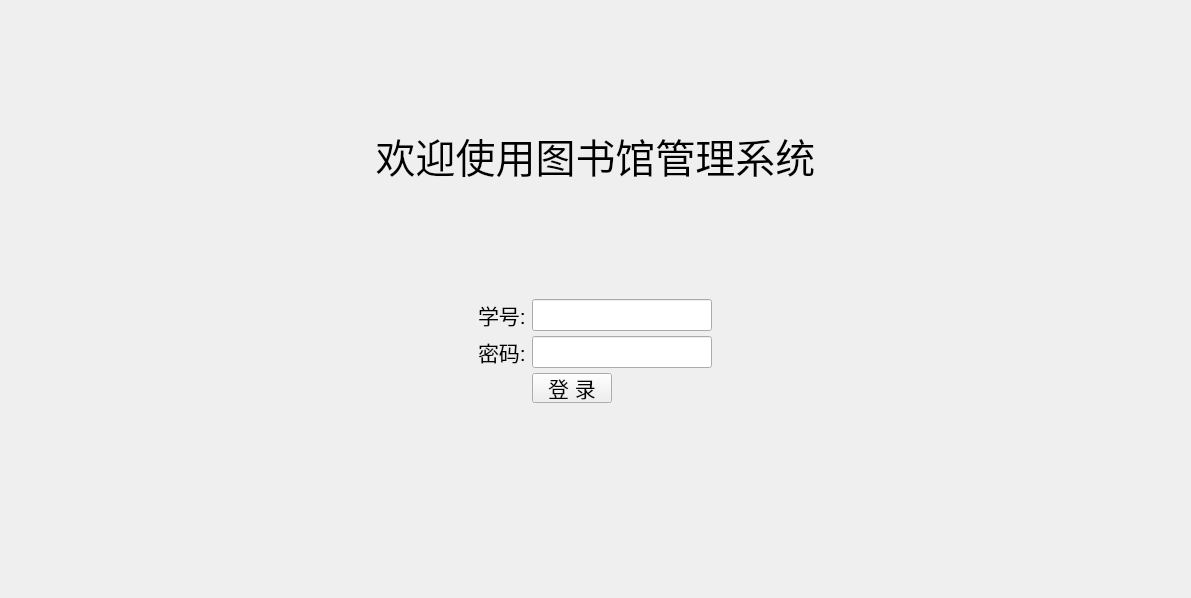
<?xml version="1.0" encoding="UTF-8"?>
<ui version="4.0">
 <class>SignInWidget</class>
 <widget class="QWidget" name="SignInWidget">
  <property name="geometry">
   <rect>
    <x>0</x>
    <y>0</y>
    <width>1191</width>
    <height>598</height>
   </rect>
  </property>
  <property name="windowTitle">
   <string>欢迎使用图书馆管理系统</string>
  </property>
  <layout class="QVBoxLayout" name="verticalLayout">
   <property name="spacing">
    <number>0</number>
   </property>
   <item>
    <layout class="QHBoxLayout" name="Hlayout1">
     <item>
      <widget class="QLabel" name="label">
       <property name="maximumSize">
        <size>
         <width>16777215</width>
         <height>390</height>
        </size>
       </property>
       <property name="font">
        <font>
         <pointsize>30</pointsize>
        </font>
       </property>
       <property name="layoutDirection">
        <enum>Qt::LeftToRight</enum>
       </property>
       <property name="text">
        <string>欢迎使用图书馆管理系统</string>
       </property>
       <property name="alignment">
        <set>Qt::AlignCenter</set>
       </property>
       <property name="margin">
        <number>10</number>
       </property>
      </widget>
     </item>
    </layout>
   </item>
   <item>
    <layout class="QHBoxLayout" name="Hlayout2">
     <property name="spacing">
      <number>4</number>
     </property>
     <item>
      <layout class="QFormLayout" name="formlayout">
       <property name="fieldGrowthPolicy">
        <enum>QFormLayout::FieldsStayAtSizeHint</enum>
       </property>
       <property name="labelAlignment">
        <set>Qt::AlignCenter</set>
       </property>
       <property name="formAlignment">
        <set>Qt::AlignHCenter|Qt::AlignTop</set>
       </property>
       <property name="horizontalSpacing">
        <number>0</number>
       </property>
       <property name="verticalSpacing">
        <number>5</number>
       </property>
       <item row="2" column="0">
        <widget class="QLabel" name="label1">
         <property name="font">
          <font>
           <pointsize>16</pointsize>
          </font>
         </property>
         <property name="text">
          <string>学号: </string>
         </property>
        </widget>
       </item>
       <item row="2" column="1">
        <widget class="QLineEdit" name="lineEdit1">
         <property name="maximumSize">
          <size>
           <width>180</width>
           <height>32</height>
          </size>
         </property>
         <property name="font">
          <font>
           <pointsize>16</pointsize>
          </font>
         </property>
         <property name="maxLength">
          <number>12</number>
         </property>
        </widget>
       </item>
       <item row="3" column="0">
        <widget class="QLabel" name="label2">
         <property name="font">
          <font>
           <pointsize>16</pointsize>
          </font>
         </property>
         <property name="text">
          <string>密码: </string>
         </property>
        </widget>
       </item>
       <item row="3" column="1">
        <widget class="QLineEdit" name="lineEdit2">
         <property name="maximumSize">
          <size>
           <width>180</width>
           <height>32</height>
          </size>
         </property>
         <property name="font">
          <font>
           <pointsize>16</pointsize>
          </font>
         </property>
         <property name="maxLength">
          <number>16</number>
         </property>
         <property name="echoMode">
          <enum>QLineEdit::Password</enum>
         </property>
        </widget>
       </item>
       <item row="4" column="1">
        <widget class="QPushButton" name="signIn">
         <property name="maximumSize">
          <size>
           <width>80</width>
           <height>30</height>
          </size>
         </property>
         <property name="font">
          <font>
           <pointsize>16</pointsize>
          </font>
         </property>
         <property name="text">
          <string>登 录</string>
         </property>
        </widget>
       </item>
      </layout>
     </item>
    </layout>
   </item>
  </layout>
 </widget>
 <resources/>
 <connections/>
</ui>
